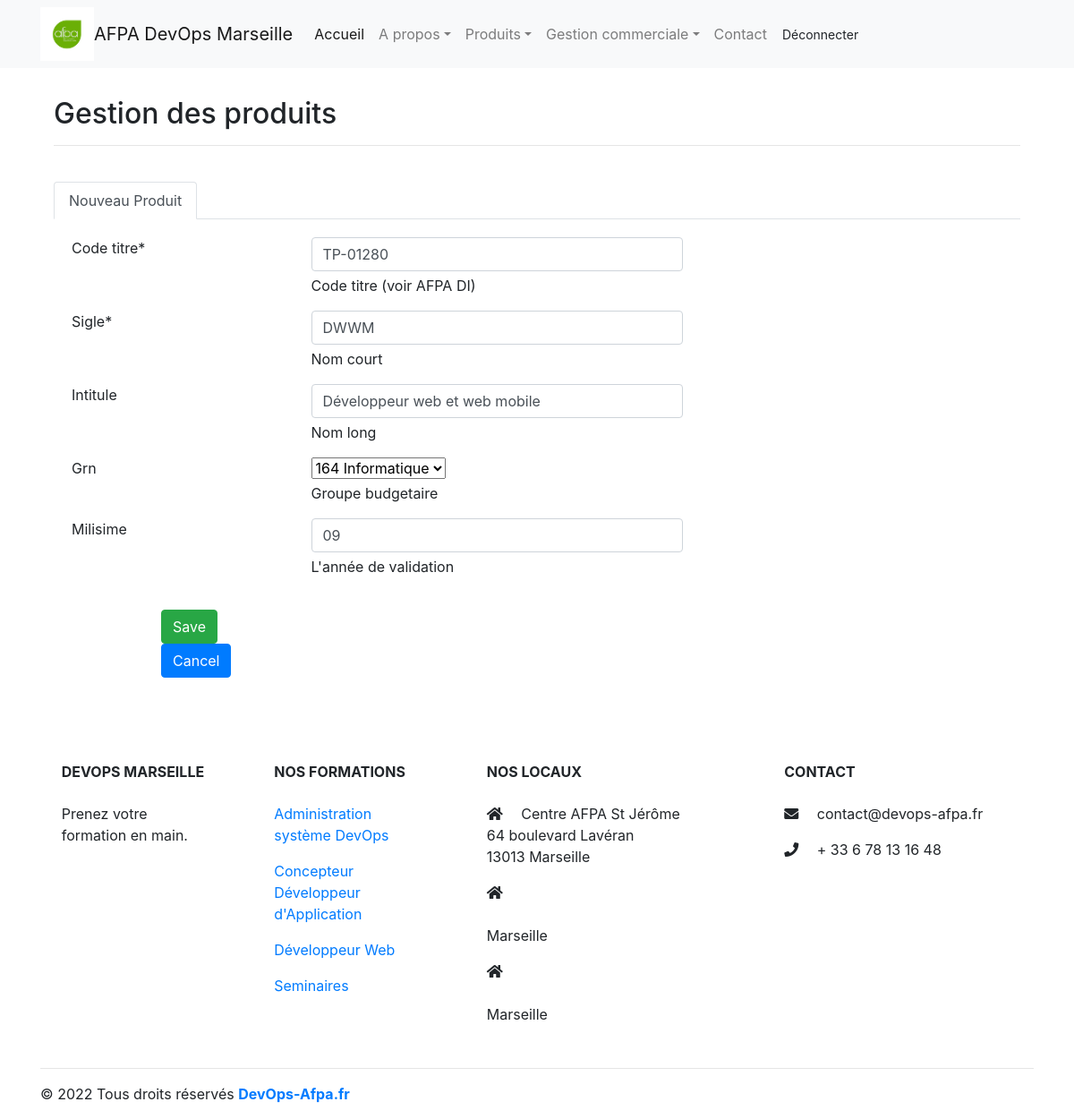
The page /produit/update/1 (signed in) on the database its author committed.
### produit/models.py (models this page shows, shortened)
class Produit(models.Model):
    id = models.AutoField(primary_key=True)
    code = models.CharField(max_length=20, blank=True, default="none")
    sigle = models.CharField(max_length=20, blank=True, default="none")
    intitule = models.CharField(max_length=500, blank=True, default="none")
    grn = models.ForeignKey('administration.Grn', blank=True, null=True, on_delete=models.PROTECT)
    milisime = models.CharField(max_length=20, blank=True, default="none")

### administration/models.py (models this page shows)
class Grn(models.Model):
    id = models.AutoField(primary_key=True)
    code = models.CharField(max_length=20, blank=True, default="none")
    description = models.CharField(max_length=500, blank=True, default="none")
    def __str__(self):
        return "%s %s" % (self.code, self.description)

### produit/views.py (the view)
# urls.py: path('update/<pk>', views.produit_update, name='produit_update'),
@staff_member_required
def produit_update(request, pk, template_name='produit/produit_form.html'):
    if request.user.is_superuser:
        produits = get_object_or_404(Produit, pk=pk)
    else:
        produits = get_object_or_404(Produit, pk=pk, user=request.user)
    form = ProduitForm(request.POST or None, instance=produits)
    if form.is_valid():
        form.save()
        return redirect('produit:produit_list')
    return render(request, template_name, {'form': form})

### templates/produit/produit_form.html (shortened to what this page needs)
{% extends "base.html" %}
{% load crispy_forms_tags %}
{% load static %}
{% block content %}
  <div class="container">
    <div class="row">
      <div class="col-md-12">
        <h2> Gestion des produits </h2><hr /><br />
		<form method="post" action="" class="uniForm">
     {% crispy form %}
    </form>
     </div>
    </div>
 </div>
{% endblock %}

### rows shown on the page
Produit: code "TP-01280", sigle "DWWM", intitule "Développeur web et web mobile", grn "164 Informatique", milisime "09"
